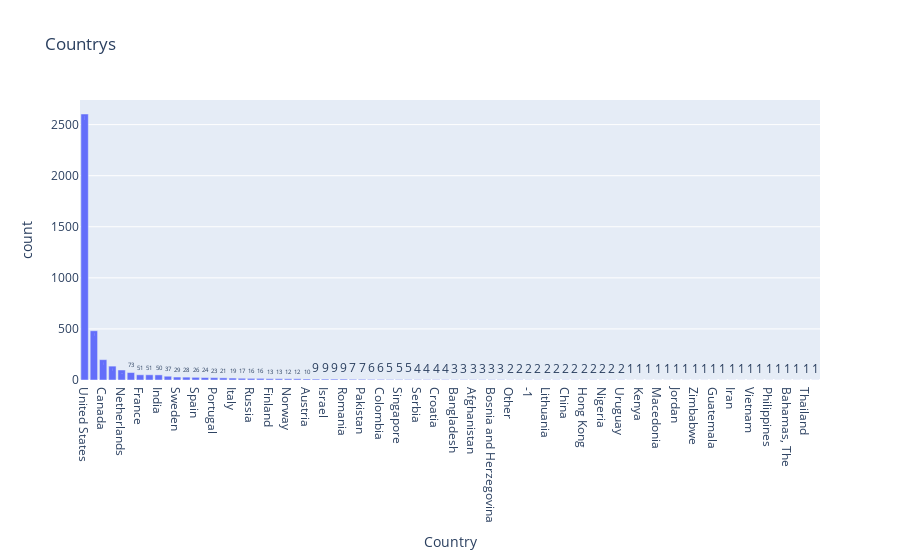

Source (notebook cell):
### Code cell
bar_chart(df=country_gr, xaxis="Country", yaxis="count", title="Countrys")

### Figure 1 — Plotly figure (JSON) as saved in the notebook; plotly's stock layout.template omitted (floating-point values rounded to 4 significant figures)
{"data": [{"alignmentgroup": "True", "hovertemplate": "Country=%{x}<br>count=%{y}<extra></extra>", "legendgroup": "", "marker": {"color": "#636efa", "pattern": {"shape": ""}}, "name": "", "offsetgroup": "", "orientation": "v", "showlegend": false, "textposition": "auto", "texttemplate": "%{y}", "type": "bar", "x": ["United States", "United Kingdom", "Canada", "Germany", "Netherlands", "Australia", "France", "Ireland", "India", "Brazil", "Sweden", "Switzerland", "Spain", "New Zealand", "Portugal", "Poland", "Italy", "Belgium", "Russia", "South Africa", "Finland", "Bulgaria", "Norway", "Mexico", "Austria", "Japan", "Israel", "Denmark", "Romania", "Greece", "Pakistan", "Czech Republic", "Colombia", "Estonia", "Singapore", "Turkey", "Serbia", "Hungary", "Croatia", "Argentina", "Bangladesh", "Ukraine", "Afghanistan", "Chile", "Bosnia and Herzegovina", "Indonesia", "Other", "Slovakia", "-1", "Algeria", "Lithuania", "Iceland", "China", "Georgia", "Hong Kong", "Costa Rica", "Nigeria", "Latvia", "Uruguay", "Mauritius", "Kenya", "Ethiopia", "Macedonia", "Belarus", "Jordan", "Saudi Arabia", "Zimbabwe", "Taiwan", "Guatemala", "Ecuador", "Iran", "Brunei", "Vietnam", "Venezuela", "Philippines", "Moldova", "Bahamas, The", "Slovenia", "Thailand", "Ghana"], "xaxis": "x", "y": [2604, 482, 199, 136, 98, 73, 51, 51, 50, 37, 29, 28, 26, 24, 23, 21, 19, 17, 16, 16, 13, 13, 12, 12, 10, 9, 9, 9, 9, 7, 7, 6, 6, 5, 5, 5, 4, 4, 4, 4, 3, 3, 3, 3, 3, 3, 2, 2, 2, 2, 2, 2, 2, 2, 2, 2, 2, 2, 2, 1, 1, 1, 1, 1, 1, 1, 1, 1, 1, 1, 1, 1, 1, 1, 1, 1, 1, 1, 1, 1], "yaxis": "y"}], "layout": {"barmode": "relative", "legend": {"tracegroupgap": 0}, "title": {"text": "Countrys"}, "xaxis": {"anchor": "y", "domain": [0, 1], "title": {"text": "Country"}}, "yaxis": {"anchor": "x", "domain": [0, 1], "title": {"text": "count"}}}}
